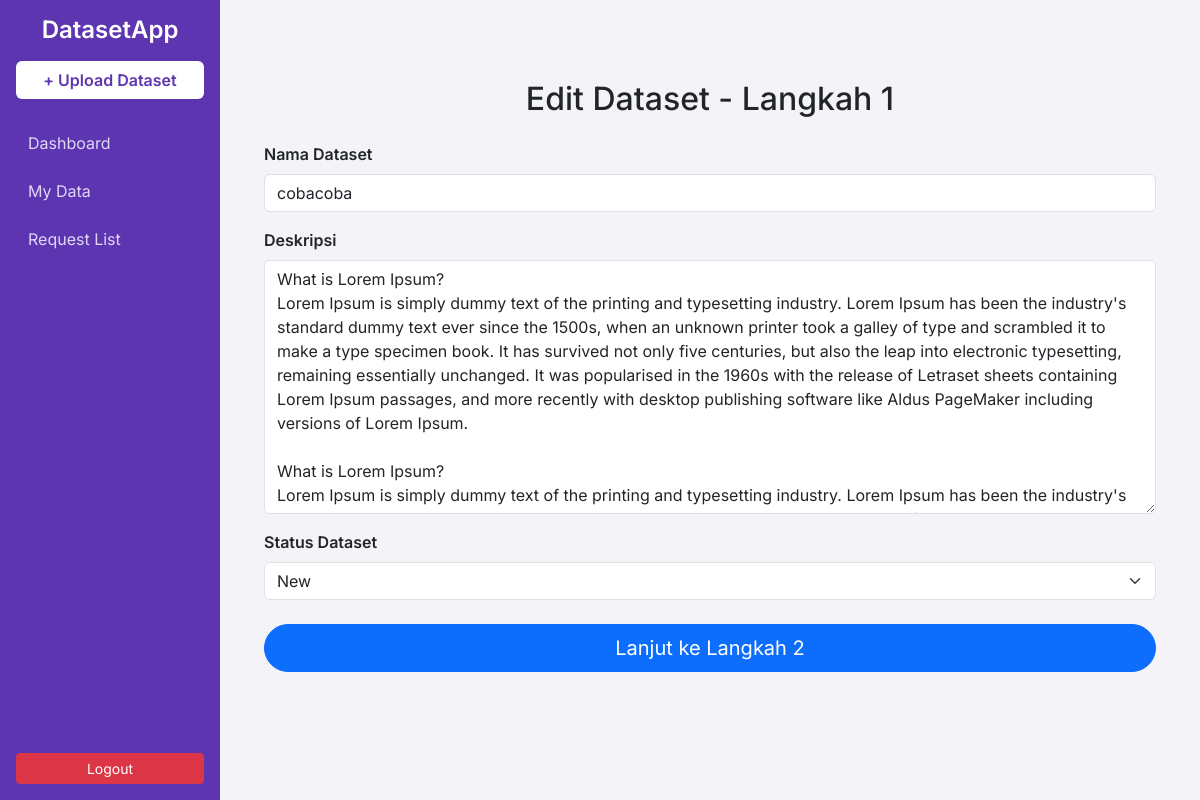
/edit/9/step1/ (signed in), run on an earlier commit of the app's database.
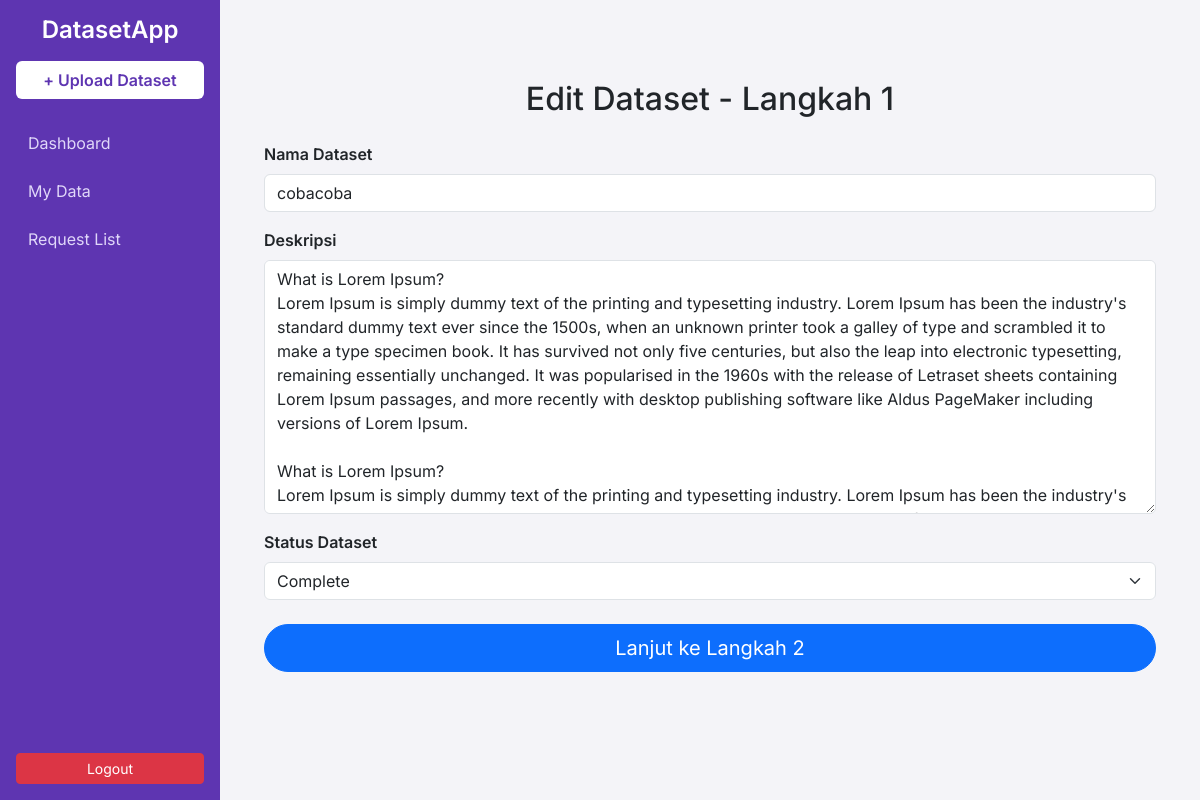
And on a later commit of the database.
### dataset/models.py (models this page shows, shortened)
class Dataset(models.Model):
    STATUS_CHOICES = [
        ('new', 'New'),
        ('in_progress', 'In Progress'),
        ('complete', 'Complete'),
    ]
    owner = models.ForeignKey(User, on_delete=models.CASCADE, related_name="datasets")
    name = models.CharField(max_length=100)
    description = models.TextField()
    status = models.CharField(max_length=20, choices=STATUS_CHOICES, default='new')  # Tambahan
    cover_image = models.ImageField(upload_to="covers/", null=True, blank=True)
    data_file = models.FileField(upload_to="files/")
    uploaded_at = models.DateTimeField(auto_now_add=True)
    request_note = models.TextField(blank=True, null=True)

### dataset/views.py (the view)
# urls.py: path("edit/<int:pk>/step1/", views.edit_dataset_step1, name="edit_dataset_step1"),
@login_required
@login_required
def edit_dataset_step1(request, pk):
    dataset = get_object_or_404(Dataset, pk=pk)
    if request.method == 'POST':
        form = DatasetInfoForm(request.POST, instance=dataset)
        if form.is_valid():
            form.save()
            return redirect('edit_dataset_step2', pk=dataset.pk)
    else:
        form = DatasetInfoForm(instance=dataset)
    return render(request, 'dataset/edit_step1.html', {
        'form': form,
        'dataset': dataset
    })

### dataset/forms.py
class DatasetInfoForm(forms.ModelForm):
    class Meta:
        model = Dataset
        fields = ['name', 'description', 'status']

### dataset/templates/dataset/edit_step1.html (shortened to what this page needs)
{% extends 'dataset/base.html' %}
{% load widget_tweaks %}
{% block content %}
<div class="container mt-5">
    <h2 class="mb-4 text-center">Edit Dataset - Langkah 1</h2>
    <form method="POST">
        <div class="mb-3">
            <label for="id_name" class="form-label fw-semibold">Nama Dataset</label>
            {{ form.name|add_class:"form-control" }}
        </div>
        <div class="mb-3">
            <label for="id_description" class="form-label fw-semibold">Deskripsi</label>
            {{ form.description|add_class:"form-control" }}
        </div>
        <div class="mb-3">
            <label for="id_status" class="form-label fw-semibold">Status Dataset</label>
            {{ form.status|add_class:"form-select" }}
        </div>
        <div class="d-grid mt-4">
            <button type="submit" class="btn btn-primary btn-lg rounded-pill">Lanjut ke Langkah 2</button>
        </div>
    </form>
</div>
{% endblock %}

What changed in the data, as far as the page shows it:
changed Dataset "cobacoba": status "New" → "Complete"
